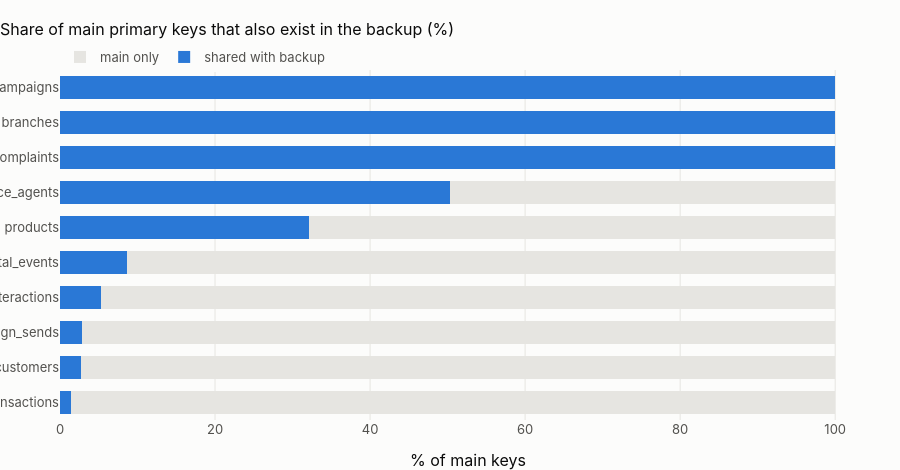

Source (notebook cell):
### Code cell
po = pk_overlap[pk_overlap.backup_keys > 0].sort_values("pct_main_shared")
fig = go.Figure()
fig.add_bar(
    y=po.table,
    x=po.pct_main_shared,
    orientation="h",
    name="shared with backup",
    marker_color=theme.BLUE,
)
fig.add_bar(
    y=po.table,
    x=100 - po.pct_main_shared,
    orientation="h",
    name="main only",
    marker_color="#e6e5e1",
)
fig.update_layout(
    barmode="stack",
    title="Share of main primary keys that also exist in the backup (%)",
    xaxis_title="% of main keys",
    height=470,
    bargap=0.35,
)
fig.show()

### Figure 1 — Plotly figure (JSON) as saved in the notebook; plotly's stock layout.template omitted (floating-point values rounded to 4 significant figures)
{"data": [{"marker": {"color": "#2a78d6"}, "name": "shared with backup", "orientation": "h", "type": "bar", "x": [1.387, 2.683, 2.83, 5.241, 8.685, 32.15, 50.33, 100.0, 100.0, 100.0], "y": ["transactions", "customers", "campaign_sends", "call_center_interactions", "digital_events", "products", "service_agents", "complaints", "branches", "marketing_campaigns"]}, {"marker": {"color": "#e6e5e1"}, "name": "main only", "orientation": "h", "type": "bar", "x": [98.61, 97.32, 97.17, 94.76, 91.31, 67.85, 49.67, 0.0, 0.0, 0.0], "y": ["transactions", "customers", "campaign_sends", "call_center_interactions", "digital_events", "products", "service_agents", "complaints", "branches", "marketing_campaigns"]}], "layout": {"bargap": 0.35, "barmode": "stack", "height": 470, "title": {"text": "Share of main primary keys that also exist in the backup (%)"}, "xaxis": {"title": {"text": "% of main keys"}}}}
